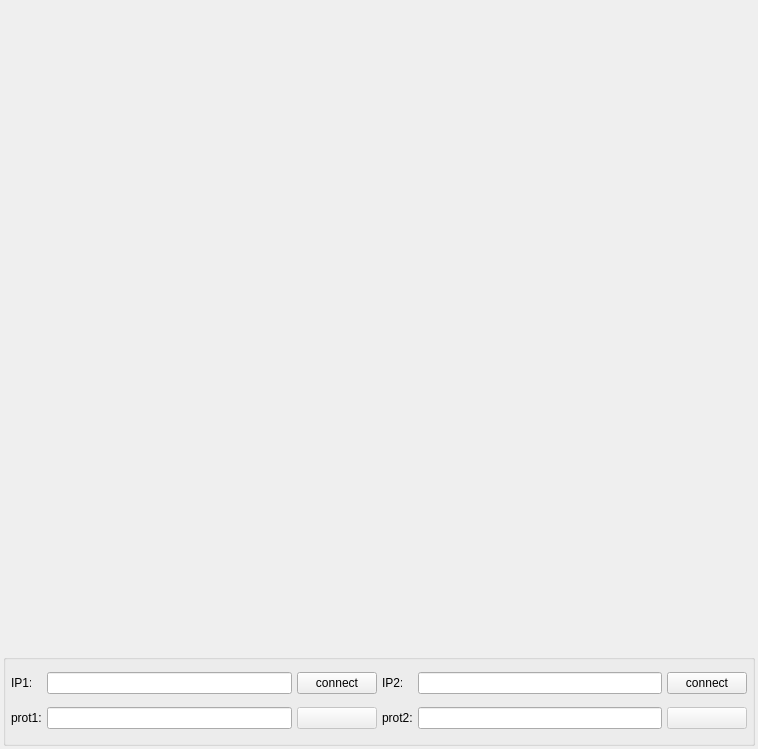
<?xml version="1.0" encoding="UTF-8"?>
<ui version="4.0">
 <class>GetImgViewLeft</class>
 <widget class="QWidget" name="GetImgViewLeft">
  <property name="geometry">
   <rect>
    <x>0</x>
    <y>0</y>
    <width>758</width>
    <height>749</height>
   </rect>
  </property>
  <property name="windowTitle">
   <string>Form</string>
  </property>
  <layout class="QVBoxLayout" name="verticalLayout" stretch="7,1">
   <property name="spacing">
    <number>5</number>
   </property>
   <property name="leftMargin">
    <number>3</number>
   </property>
   <property name="topMargin">
    <number>3</number>
   </property>
   <property name="rightMargin">
    <number>3</number>
   </property>
   <property name="bottomMargin">
    <number>3</number>
   </property>
   <item>
    <layout class="QHBoxLayout" name="horizontalLayout" stretch="1,1">
     <item>
      <widget class="QLabel" name="labelIR">
       <property name="text">
        <string/>
       </property>
       <property name="alignment">
        <set>Qt::AlignCenter</set>
       </property>
      </widget>
     </item>
     <item>
      <widget class="QLabel" name="labelRGB">
       <property name="text">
        <string/>
       </property>
       <property name="alignment">
        <set>Qt::AlignCenter</set>
       </property>
      </widget>
     </item>
    </layout>
   </item>
   <item>
    <widget class="QGroupBox" name="groupBox">
     <property name="title">
      <string/>
     </property>
     <layout class="QGridLayout" name="gridLayout_2">
      <property name="leftMargin">
       <number>5</number>
      </property>
      <property name="topMargin">
       <number>5</number>
      </property>
      <property name="rightMargin">
       <number>5</number>
      </property>
      <property name="bottomMargin">
       <number>5</number>
      </property>
      <property name="horizontalSpacing">
       <number>5</number>
      </property>
      <item row="1" column="1">
       <widget class="QLineEdit" name="lineEditProt1"/>
      </item>
      <item row="1" column="4">
       <widget class="QLabel" name="labelProt2">
        <property name="maximumSize">
         <size>
          <width>50</width>
          <height>16777215</height>
         </size>
        </property>
        <property name="text">
         <string>prot2:</string>
        </property>
       </widget>
      </item>
      <item row="0" column="3">
       <widget class="QPushButton" name="btnConnect1">
        <property name="text">
         <string>connect</string>
        </property>
       </widget>
      </item>
      <item row="1" column="3">
       <widget class="QPushButton" name="btnOpen1">
        <property name="enabled">
         <bool>false</bool>
        </property>
        <property name="text">
         <string/>
        </property>
       </widget>
      </item>
      <item row="1" column="0">
       <widget class="QLabel" name="labelProt1">
        <property name="maximumSize">
         <size>
          <width>50</width>
          <height>16777215</height>
         </size>
        </property>
        <property name="text">
         <string>prot1:</string>
        </property>
       </widget>
      </item>
      <item row="1" column="5">
       <widget class="QLineEdit" name="lineEditProt2"/>
      </item>
      <item row="0" column="1">
       <widget class="QLineEdit" name="lineEditIP1"/>
      </item>
      <item row="0" column="5">
       <widget class="QLineEdit" name="lineEditIP2"/>
      </item>
      <item row="1" column="6">
       <widget class="QPushButton" name="btnOpen2">
        <property name="enabled">
         <bool>false</bool>
        </property>
        <property name="text">
         <string/>
        </property>
       </widget>
      </item>
      <item row="0" column="6">
       <widget class="QPushButton" name="btnConnect2">
        <property name="text">
         <string>connect</string>
        </property>
       </widget>
      </item>
      <item row="0" column="0">
       <widget class="QLabel" name="labelIP1">
        <property name="maximumSize">
         <size>
          <width>20</width>
          <height>16777215</height>
         </size>
        </property>
        <property name="text">
         <string>IP1:</string>
        </property>
       </widget>
      </item>
      <item row="0" column="4">
       <widget class="QLabel" name="labelIP2">
        <property name="maximumSize">
         <size>
          <width>20</width>
          <height>16777215</height>
         </size>
        </property>
        <property name="text">
         <string>IP2:</string>
        </property>
       </widget>
      </item>
     </layout>
    </widget>
   </item>
  </layout>
 </widget>
 <tabstops>
  <tabstop>lineEditIP1</tabstop>
  <tabstop>lineEditProt1</tabstop>
  <tabstop>lineEditIP2</tabstop>
  <tabstop>lineEditProt2</tabstop>
  <tabstop>btnConnect1</tabstop>
  <tabstop>btnOpen1</tabstop>
  <tabstop>btnOpen2</tabstop>
  <tabstop>btnConnect2</tabstop>
 </tabstops>
 <resources/>
 <connections/>
</ui>
